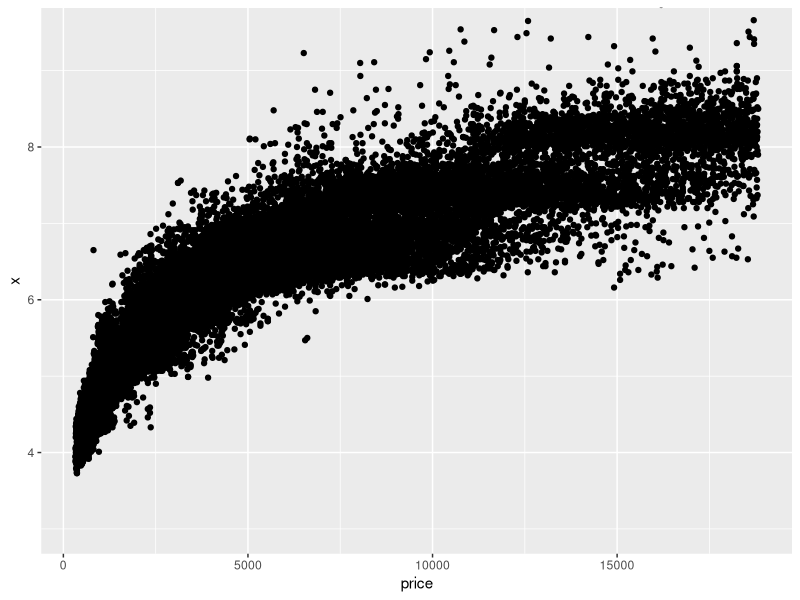
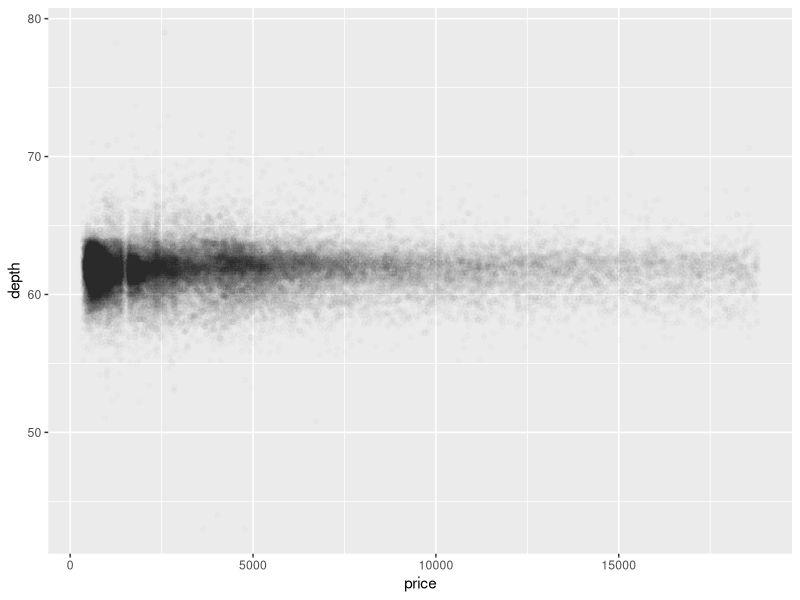
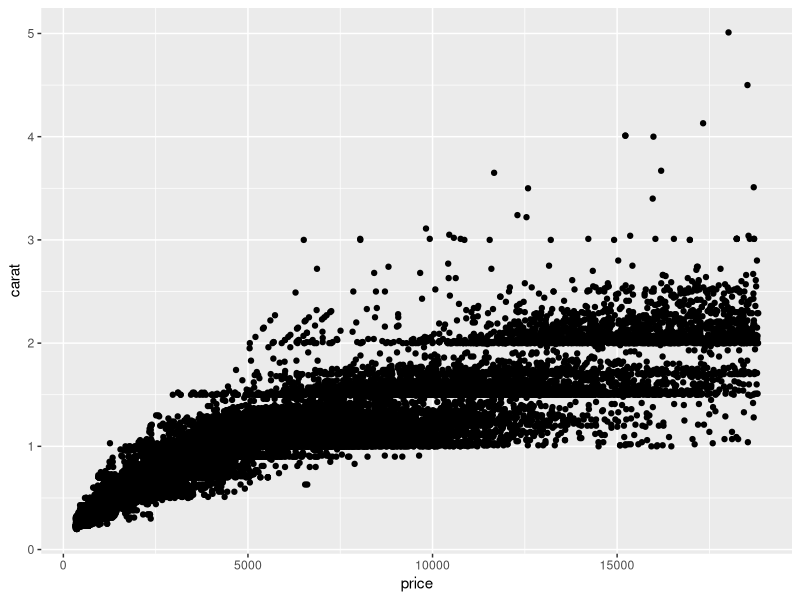

These charts were generated, in order, by the following R code: (Note: this script raises an error after producing the figures.)
### explore diamond database

library(ggplot2)

data(diamonds)
?diamonds

###scatterplot of price versus x
ggplot(aes(x=price, y = x), data = diamonds) +
  geom_point() +
  coord_cartesian(ylim= c(3,9.5))

###correlation between variables, detault is pearson
cor.test(diamonds$price, diamonds$x)
cor.test(diamonds$price, diamonds$y)
cor.test(diamonds$price, diamonds$z)
cor.test(diamonds$price, diamonds$depth)

###scatterplot of price versus depth
ggplot(aes(x=price, y = depth), data = diamonds) +
  geom_point(alpha = 1/100) 

###scatterplot of price versus carat, omit top 1% of price and carat
ggplot(aes(x=price, y = carat), data = diamonds) +
  geom_point()
  xlim(0, quantile(diamonds$price, 0.99)) +
  ylim(0, quantile(diamonds$carat, 0.99)) 

###scatterplot of price vs. volume (x * y * z), create volume var, then create new df with volume filtered

diamonds$volume <- diamonds$x * diamonds$y * diamonds$z
diamonds.volume_filtered <- subset(diamonds,diamonds$volume>0 & diamonds$volume<=800)

ggplot(aes(x=price, y =volume), data = diamonds.volume) +
  geom_point()

###correlation of price and volume
cor.test(diamonds.volume$price, diamonds.volume$volume)

###improve previous volume plot
ggplot(aes(x=price, y =volume), data = diamonds.volume) +
  geom_point(alpha = 1/25) +
  geom_smooth(method = "lm")

###used dplyr to create new df of diamonds by clarity grouping and include mean, median, etc price
library(dplyr)
by_clarity <- group_by(diamonds, clarity)
diamondsByClarity <- summarize(by_clarity,
                    n=n(),
                    mean_price = mean(price),
                    median_price = median(price),
                    min_price = min(price),
                    max_price = max(price))

###do the same for color with just mean
by_color <- group_by(diamonds, color)
diamondsByColor <- summarise(by_color, mean_price = mean(price))


###create grids of price of mean color and clarity
library(gridExtra)
p1 <- ggplot(aes(x=mean_price, y = clarity), data = diamondsByClarity) +
  geom_bar(stat = "identity")

p2 <- ggplot(aes(x=mean_price, y = color), data = diamondsByColor) +
  geom_bar(stat = "identity")

grid.arrange(p1, p2, ncol = 2)
###D is best color yet it has the lowest price.

# Create a histogram of diamond prices.
# Facet the histogram by diamond color
# and use cut to color the histogram bars.

ggplot(aes(x=price), data = diamonds) +
  geom_histogram(aes(color = cut)) +
  facet_wrap(~color) +
  scale_fill_brewer(type = 'qual')

# Create a scatterplot of diamond price vs.
# table and color the points by the cut of
# the diamond.

ggplot(aes(x=table, y = price), data= diamonds) +
  geom_point(aes(color = cut))

# Create a scatterplot of diamond price vs.
# volume (x * y * z) and color the points by
# the clarity of diamonds. Use scale on the y-axis
# to take the log10 of price. You should also
# omit the top 1% of diamond volumes from the plot.

diamonds$volume <- diamonds$x*diamonds$y*diamonds$z
diamonds.volume_filtered <- subset(diamonds,diamonds$volume>0 & diamonds$volume<=800)

ggplot(aes(x=volume, y = price), data= diamonds) +
  geom_point(aes(color = clarity)) +
  scale_y_log10() +
  xlim(0, quantile(diamonds$volume, 0.99)) 

# Create a scatter plot of the price/carat ratio
# of diamonds. The variable x should be
# assigned to cut. The points should be colored
# by diamond color, and the plot should be
# faceted by clarity.
###added jitter to make it nicer to see instead of geom_point

diamonds$p.c.ratio <- diamonds$price / diamonds$carat
ggplot(aes(x=cut, y = p.c.ratio), data=diamonds) +
  geom_jitter(aes(color = color)) +
  facet_wrap(~clarity)

